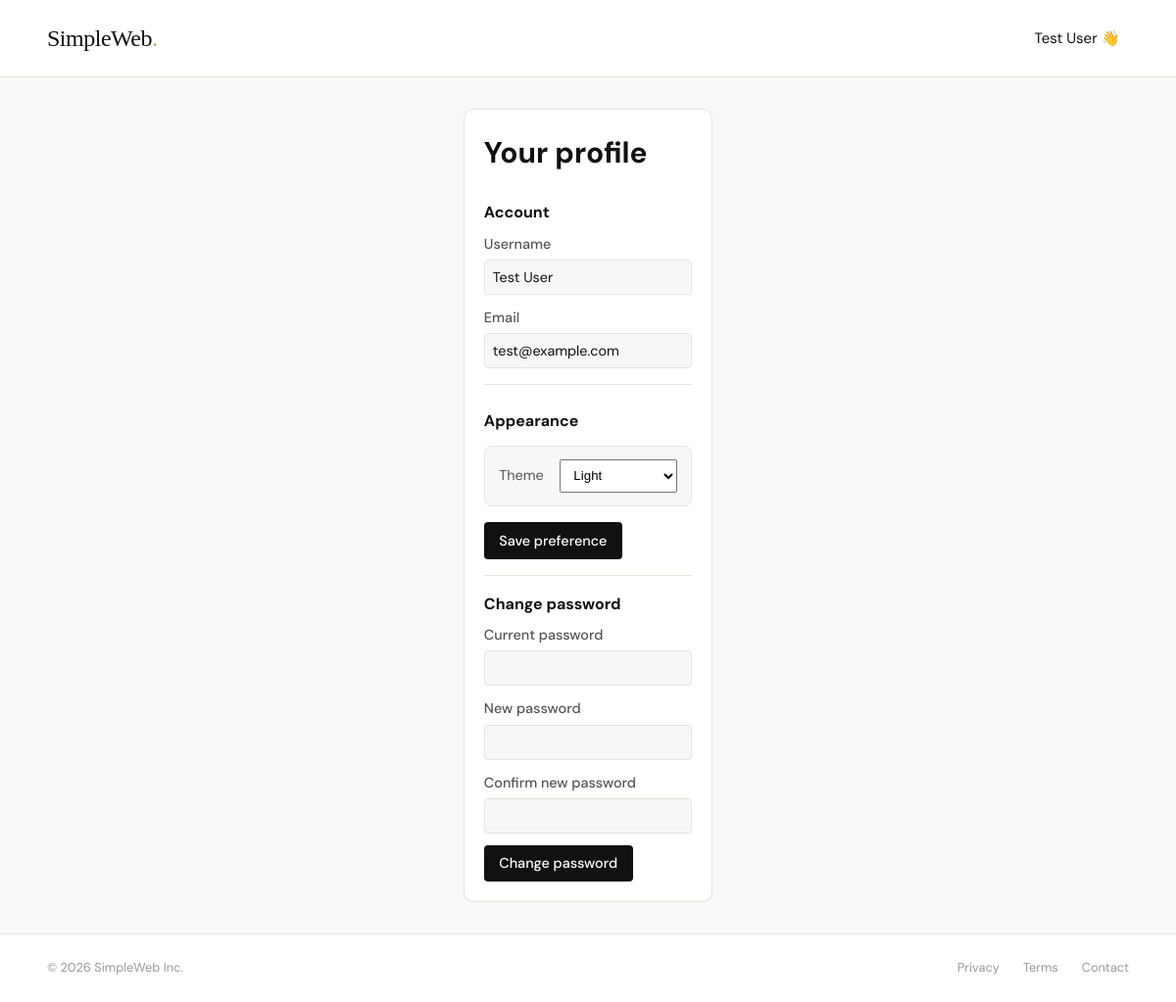
Page /profile (signed in) on the earlier database version.
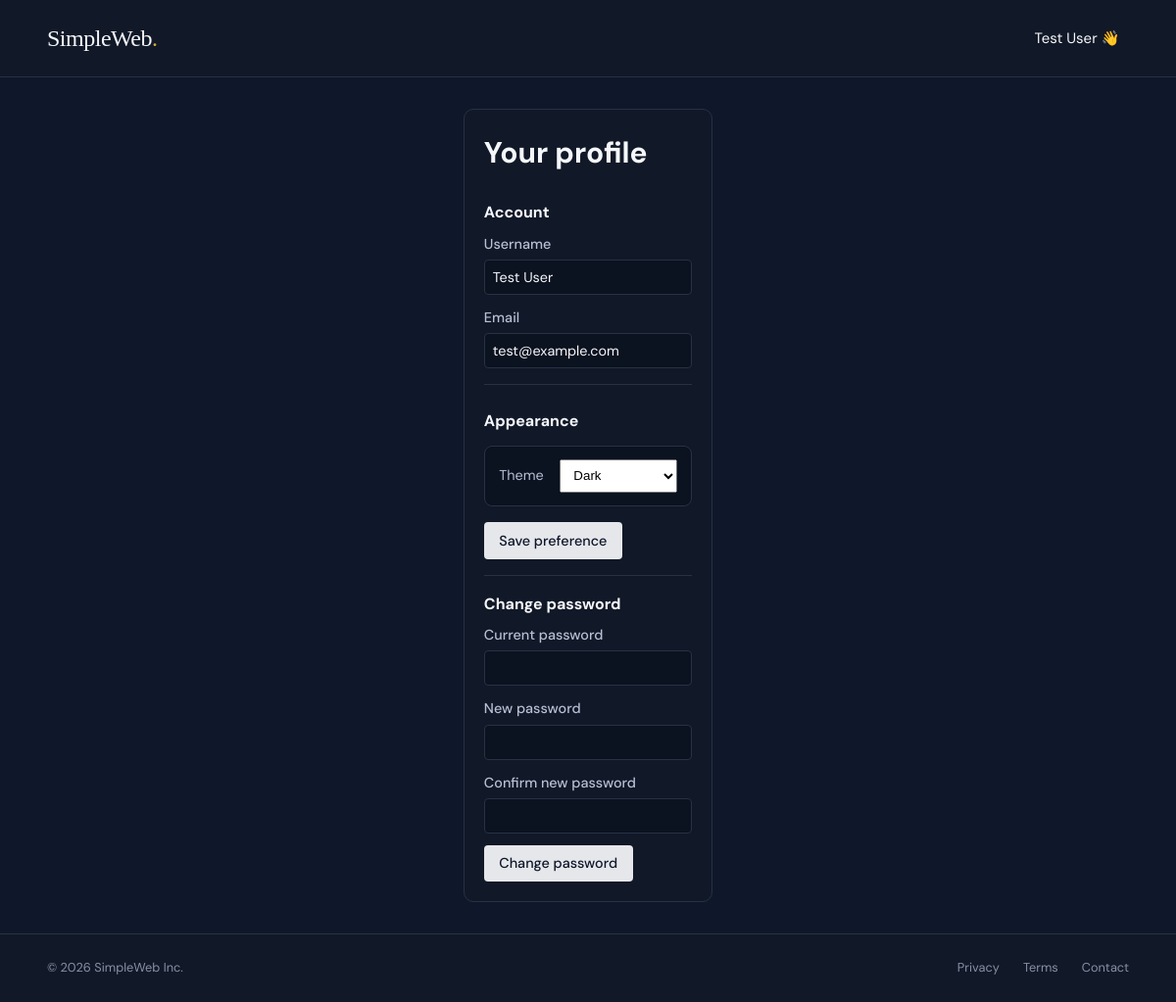
Same page on the later database version.
### app.py (models this page shows, shortened)
class User(db.Model):
    __tablename__ = "users"
    id = db.Column(db.Integer, primary_key=True)
    name = db.Column(db.String(120), nullable=False)
    email = db.Column(db.String(255), unique=True, nullable=False)
    password_hash = db.Column(db.String(255), nullable=False)
    admin = db.Column(db.Integer, default=0, nullable=False)
    theme_mode = db.Column(db.String(16), nullable=False, default="light")

### app.py (the view)
@app.route("/profile")
def profile():
    if "user_id" not in flask.session:
        flash("Please sign in to continue.", "error")
        return redirect(url_for("auth"))
    user = User.query.get(flask.session["user_id"])
    if not user:
        flash("User not found.", "error")
        return redirect(url_for("auth"))
    return render_template("profile.html", title=site_title, name=user.name, email=user.email, theme_mode=get_user_theme_mode(user))

### app.py (called while the page is built, shortened)
def get_setting(key, default="0"):
    setting = SiteSetting.query.filter_by(key=key).first()
    return setting.value if setting else default

def registration_enabled():
    return get_setting("registration_enabled", "1") == "1"

def login_enabled():
    return get_setting("login_enabled", "1") == "1"

def normalize_theme_mode(value):
    return value if value in {"light", "dark"} else "light"

def maintenance_enabled():
    return get_setting("maintenance_mode", "0") == "1"

def get_user_theme_mode(user=None):
    if user is not None and getattr(user, "theme_mode", None):
        return normalize_theme_mode(user.theme_mode)
    if "user_theme" in flask.session:
        return normalize_theme_mode(flask.session["user_theme"])
    return "light"

@app.context_processor
def inject_user_context():
    user = None
    user_id = flask.session.get("user_id")
    if user_id is not None:
        user = User.query.get(user_id)
    theme_mode = get_user_theme_mode(user)
    if user is not None:
        flask.session["user_theme"] = theme_mode
    return {
        "is_admin": bool(flask.session.get("user_admin", 0)),
        "registration_enabled": registration_enabled(),
        "login_enabled": login_enabled(),
        "maintenance_enabled": maintenance_enabled(),
        "theme_mode": theme_mode,
    }

@app.before_request
def enforce_maintenance():
    if not maintenance_enabled():
        return None

### templates/profile.html (shortened to what this page needs)
<!DOCTYPE html>
<html lang="en">
<head>
  <link rel="stylesheet" href="{{ url_for('static', filename='style.css') }}" />
</head>
<body data-theme="{{ theme_mode }}">
  {% include 'navbar.html' %}
  <div class="profile-page">
    <main class="profile-card" role="main" aria-labelledby="profile-heading">
        <h1 id="profile-heading">Your profile</h1>
        <section aria-labelledby="account-info">
            <h2 id="account-info">Account</h2>
            <div class="profile-field">
                <label>Username</label>
                <input type="text" value="{{ name }}" class="profile-readonly" readonly aria-readonly="true">
            </div>
            <div class="profile-field">
                <label>Email</label>
                <input type="email" value="{{ email }}" class="profile-readonly" readonly aria-readonly="true">
            </div>
        </section>
        <hr class="profile-section-divider">
        <section aria-labelledby="theme-section" class="profile-theme-option">
            <h2 id="theme-section">Appearance</h2>
            <form method="post" action="/profile/theme">
                <div class="profile-theme-toggle">
                    <label for="theme_mode">Theme</label>
                    <select id="theme_mode" name="theme_mode" aria-label="Choose theme">
                        <option value="light" {% if theme_mode == 'light' %}selected{% endif %}>Light</option>
                        <option value="dark" {% if theme_mode == 'dark' %}selected{% endif %}>Dark</option>
                    </select>
                </div>
                <button type="submit" class="btn-primary">Save preference</button>
            </form>
        </section>
        <hr class="profile-section-divider">
        <section aria-labelledby="password-section">
            <h2 id="password-section">Change password</h2>
            <form id="password-form" method="post" action="/profile/change-password">
                <div class="profile-field">
                    <label for="current_password">Current password</label>
                    <input id="current_password" name="current_password" type="password" required autocomplete="current-password">
                </div>
                <div class="profile-field">
                    <label for="new_password">New password</label>
                    <input id="new_password" name="new_password" type="password" required autocomplete="new-password" minlength="8">
                </div>
                <div class="profile-field">
                    <label for="confirm_password">Confirm new password</label>
                    <input id="confirm_password" name="confirm_password" type="password" required autocomplete="new-password" minlength="8">
                </div>
                <button type="submit" class="btn-primary">Change password</button>
            </form>
        </section>
    </main>
  </div>
  {% include 'footer.html' %}
</body>
</html>

### templates/navbar.html (shortened to what this page needs)
<nav class="navbar">
  <a href="/" class="logo"> {{ title }}<span>.</span></a>
  <div class="nav-links">
    {% if name %}
      <div class="nav-user-menu">
        <span class="nav-user-trigger" aria-haspopup="true" aria-expanded="false">{{ name }}{% if is_admin %} 😈 {% else %} 👋 {% endif %}</span>
      </div>
    {% elif not maintenance_enabled %}
      <a href="{{ url_for('auth') }}" class="btn-login"> Sign in / Register</a>
    {% endif %}
  </div>
</nav>

### templates/footer.html
<footer class="footer">
  <span>© 2026 {{ title }} Inc.</span>
  <div class="footer-links">
    <a href="/privacy">Privacy</a>
    <a href="/terms">Terms</a>
    <a href="/contact">Contact</a>
  </div>
</footer>

Differences in the rows shown:
changed User "Test User": theme_mode "Light" → "Dark"
